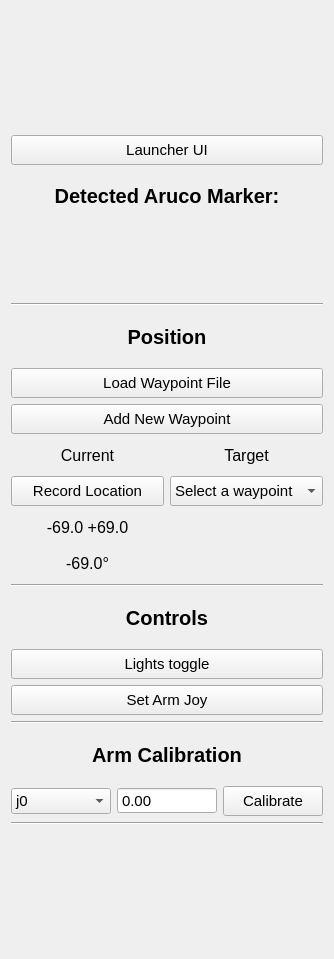
<?xml version="1.0" encoding="UTF-8"?>
<ui version="4.0">
 <class>Layout</class>
 <widget class="QWidget" name="Layout">
  <property name="windowModality">
   <enum>Qt::NonModal</enum>
  </property>
  <property name="enabled">
   <bool>true</bool>
  </property>
  <property name="geometry">
   <rect>
    <x>0</x>
    <y>0</y>
    <width>334</width>
    <height>959</height>
   </rect>
  </property>
  <property name="maximumSize">
   <size>
    <width>334</width>
    <height>10000</height>
   </size>
  </property>
  <property name="font">
   <font>
    <pointsize>11</pointsize>
    <weight>50</weight>
    <bold>false</bold>
   </font>
  </property>
  <property name="cursor">
   <cursorShape>ArrowCursor</cursorShape>
  </property>
  <property name="contextMenuPolicy">
   <enum>Qt::DefaultContextMenu</enum>
  </property>
  <property name="acceptDrops">
   <bool>false</bool>
  </property>
  <property name="windowTitle">
   <string>Rover Controller Gui</string>
  </property>
  <property name="styleSheet">
   <string notr="true"/>
  </property>
  <layout class="QGridLayout" name="gridLayout">
   <item row="0" column="0">
    <layout class="QVBoxLayout" name="verticalLayout_6">
     <item>
      <spacer name="verticalSpacer">
       <property name="orientation">
        <enum>Qt::Vertical</enum>
       </property>
       <property name="sizeHint" stdset="0">
        <size>
         <width>20</width>
         <height>40</height>
        </size>
       </property>
      </spacer>
     </item>
     <item>
      <layout class="QVBoxLayout" name="verticalLayout">
       <item>
        <widget class="QPushButton" name="pb_launcher_ui">
         <property name="sizePolicy">
          <sizepolicy hsizetype="Minimum" vsizetype="Fixed">
           <horstretch>0</horstretch>
           <verstretch>0</verstretch>
          </sizepolicy>
         </property>
         <property name="minimumSize">
          <size>
           <width>0</width>
           <height>30</height>
          </size>
         </property>
         <property name="maximumSize">
          <size>
           <width>16777215</width>
           <height>30</height>
          </size>
         </property>
         <property name="font">
          <font>
           <weight>50</weight>
           <bold>false</bold>
          </font>
         </property>
         <property name="cursor">
          <cursorShape>PointingHandCursor</cursorShape>
         </property>
         <property name="styleSheet">
          <string notr="true"/>
         </property>
         <property name="text">
          <string>Launcher UI</string>
         </property>
         <property name="iconSize">
          <size>
           <width>16</width>
           <height>16</height>
          </size>
         </property>
         <property name="checkable">
          <bool>false</bool>
         </property>
         <property name="checked">
          <bool>false</bool>
         </property>
         <property name="autoDefault">
          <bool>false</bool>
         </property>
         <property name="default">
          <bool>false</bool>
         </property>
         <property name="flat">
          <bool>false</bool>
         </property>
        </widget>
       </item>
       <item>
        <widget class="QLabel" name="label">
         <property name="sizePolicy">
          <sizepolicy hsizetype="MinimumExpanding" vsizetype="MinimumExpanding">
           <horstretch>0</horstretch>
           <verstretch>0</verstretch>
          </sizepolicy>
         </property>
         <property name="minimumSize">
          <size>
           <width>300</width>
           <height>50</height>
          </size>
         </property>
         <property name="maximumSize">
          <size>
           <width>16777215</width>
           <height>50</height>
          </size>
         </property>
         <property name="font">
          <font>
           <family>Ubuntu</family>
           <pointsize>15</pointsize>
           <weight>75</weight>
           <bold>true</bold>
          </font>
         </property>
         <property name="text">
          <string>Detected Aruco Marker:</string>
         </property>
         <property name="textFormat">
          <enum>Qt::AutoText</enum>
         </property>
         <property name="scaledContents">
          <bool>false</bool>
         </property>
         <property name="alignment">
          <set>Qt::AlignCenter</set>
         </property>
        </widget>
       </item>
       <item>
        <widget class="QPushButton" name="pb_aruco_marker">
         <property name="enabled">
          <bool>true</bool>
         </property>
         <property name="minimumSize">
          <size>
           <width>0</width>
           <height>70</height>
          </size>
         </property>
         <property name="font">
          <font>
           <pointsize>29</pointsize>
           <weight>50</weight>
           <bold>false</bold>
          </font>
         </property>
         <property name="cursor">
          <cursorShape>ArrowCursor</cursorShape>
         </property>
         <property name="focusPolicy">
          <enum>Qt::StrongFocus</enum>
         </property>
         <property name="text">
          <string/>
         </property>
         <property name="autoDefault">
          <bool>false</bool>
         </property>
         <property name="default">
          <bool>false</bool>
         </property>
         <property name="flat">
          <bool>true</bool>
         </property>
        </widget>
       </item>
       <item>
        <widget class="Line" name="line">
         <property name="styleSheet">
          <string notr="true">color: rgb(186, 189, 182);</string>
         </property>
         <property name="orientation">
          <enum>Qt::Horizontal</enum>
         </property>
        </widget>
       </item>
       <item>
        <layout class="QHBoxLayout" name="horizontalLayout_6"/>
       </item>
       <item>
        <widget class="QLabel" name="label_2">
         <property name="sizePolicy">
          <sizepolicy hsizetype="MinimumExpanding" vsizetype="MinimumExpanding">
           <horstretch>0</horstretch>
           <verstretch>0</verstretch>
          </sizepolicy>
         </property>
         <property name="minimumSize">
          <size>
           <width>300</width>
           <height>50</height>
          </size>
         </property>
         <property name="maximumSize">
          <size>
           <width>16777215</width>
           <height>50</height>
          </size>
         </property>
         <property name="font">
          <font>
           <family>Ubuntu</family>
           <pointsize>15</pointsize>
           <weight>75</weight>
           <bold>true</bold>
          </font>
         </property>
         <property name="text">
          <string>Position</string>
         </property>
         <property name="textFormat">
          <enum>Qt::AutoText</enum>
         </property>
         <property name="scaledContents">
          <bool>false</bool>
         </property>
         <property name="alignment">
          <set>Qt::AlignCenter</set>
         </property>
        </widget>
       </item>
       <item>
        <widget class="QPushButton" name="pb_load_waypoint_file">
         <property name="sizePolicy">
          <sizepolicy hsizetype="Minimum" vsizetype="Fixed">
           <horstretch>0</horstretch>
           <verstretch>0</verstretch>
          </sizepolicy>
         </property>
         <property name="minimumSize">
          <size>
           <width>0</width>
           <height>30</height>
          </size>
         </property>
         <property name="maximumSize">
          <size>
           <width>16777215</width>
           <height>30</height>
          </size>
         </property>
         <property name="font">
          <font>
           <weight>50</weight>
           <bold>false</bold>
          </font>
         </property>
         <property name="cursor">
          <cursorShape>PointingHandCursor</cursorShape>
         </property>
         <property name="text">
          <string>Load Waypoint File</string>
         </property>
         <property name="iconSize">
          <size>
           <width>16</width>
           <height>16</height>
          </size>
         </property>
         <property name="checkable">
          <bool>false</bool>
         </property>
         <property name="checked">
          <bool>false</bool>
         </property>
         <property name="autoDefault">
          <bool>false</bool>
         </property>
         <property name="default">
          <bool>false</bool>
         </property>
         <property name="flat">
          <bool>false</bool>
         </property>
        </widget>
       </item>
       <item>
        <layout class="QHBoxLayout" name="horizontalLayout_5">
         <item>
          <widget class="QPushButton" name="pb_open_new_waypoint">
           <property name="sizePolicy">
            <sizepolicy hsizetype="Minimum" vsizetype="Fixed">
             <horstretch>0</horstretch>
             <verstretch>0</verstretch>
            </sizepolicy>
           </property>
           <property name="minimumSize">
            <size>
             <width>0</width>
             <height>30</height>
            </size>
           </property>
           <property name="maximumSize">
            <size>
             <width>16777215</width>
             <height>30</height>
            </size>
           </property>
           <property name="font">
            <font>
             <weight>50</weight>
             <bold>false</bold>
            </font>
           </property>
           <property name="cursor">
            <cursorShape>PointingHandCursor</cursorShape>
           </property>
           <property name="text">
            <string>Add New Waypoint</string>
           </property>
           <property name="iconSize">
            <size>
             <width>16</width>
             <height>16</height>
            </size>
           </property>
           <property name="checkable">
            <bool>false</bool>
           </property>
           <property name="checked">
            <bool>false</bool>
           </property>
           <property name="autoDefault">
            <bool>false</bool>
           </property>
           <property name="default">
            <bool>false</bool>
           </property>
           <property name="flat">
            <bool>false</bool>
           </property>
          </widget>
         </item>
        </layout>
       </item>
       <item>
        <layout class="QHBoxLayout" name="horizontalLayout_7">
         <item>
          <widget class="QLabel" name="label_5">
           <property name="sizePolicy">
            <sizepolicy hsizetype="MinimumExpanding" vsizetype="MinimumExpanding">
             <horstretch>0</horstretch>
             <verstretch>0</verstretch>
            </sizepolicy>
           </property>
           <property name="minimumSize">
            <size>
             <width>0</width>
             <height>30</height>
            </size>
           </property>
           <property name="maximumSize">
            <size>
             <width>16777215</width>
             <height>30</height>
            </size>
           </property>
           <property name="font">
            <font>
             <family>Ubuntu</family>
             <pointsize>12</pointsize>
             <weight>50</weight>
             <bold>false</bold>
            </font>
           </property>
           <property name="text">
            <string>Current</string>
           </property>
           <property name="textFormat">
            <enum>Qt::AutoText</enum>
           </property>
           <property name="scaledContents">
            <bool>false</bool>
           </property>
           <property name="alignment">
            <set>Qt::AlignCenter</set>
           </property>
          </widget>
         </item>
         <item>
          <widget class="QLabel" name="label_6">
           <property name="sizePolicy">
            <sizepolicy hsizetype="MinimumExpanding" vsizetype="MinimumExpanding">
             <horstretch>0</horstretch>
             <verstretch>0</verstretch>
            </sizepolicy>
           </property>
           <property name="minimumSize">
            <size>
             <width>0</width>
             <height>30</height>
            </size>
           </property>
           <property name="maximumSize">
            <size>
             <width>16777215</width>
             <height>30</height>
            </size>
           </property>
           <property name="font">
            <font>
             <family>Ubuntu</family>
             <pointsize>12</pointsize>
             <weight>50</weight>
             <bold>false</bold>
            </font>
           </property>
           <property name="text">
            <string>Target</string>
           </property>
           <property name="textFormat">
            <enum>Qt::AutoText</enum>
           </property>
           <property name="scaledContents">
            <bool>false</bool>
           </property>
           <property name="alignment">
            <set>Qt::AlignCenter</set>
           </property>
          </widget>
         </item>
        </layout>
       </item>
       <item>
        <layout class="QHBoxLayout" name="horizontalLayout_8">
         <item>
          <widget class="QPushButton" name="pb_save_current">
           <property name="sizePolicy">
            <sizepolicy hsizetype="MinimumExpanding" vsizetype="MinimumExpanding">
             <horstretch>0</horstretch>
             <verstretch>0</verstretch>
            </sizepolicy>
           </property>
           <property name="minimumSize">
            <size>
             <width>0</width>
             <height>30</height>
            </size>
           </property>
           <property name="cursor">
            <cursorShape>PointingHandCursor</cursorShape>
           </property>
           <property name="text">
            <string>Record Location</string>
           </property>
           <property name="iconSize">
            <size>
             <width>16</width>
             <height>16</height>
            </size>
           </property>
           <property name="checkable">
            <bool>false</bool>
           </property>
           <property name="checked">
            <bool>false</bool>
           </property>
           <property name="autoDefault">
            <bool>false</bool>
           </property>
           <property name="default">
            <bool>false</bool>
           </property>
           <property name="flat">
            <bool>false</bool>
           </property>
          </widget>
         </item>
         <item>
          <widget class="QComboBox" name="cb_waypoint_label">
           <property name="sizePolicy">
            <sizepolicy hsizetype="MinimumExpanding" vsizetype="MinimumExpanding">
             <horstretch>0</horstretch>
             <verstretch>0</verstretch>
            </sizepolicy>
           </property>
           <property name="minimumSize">
            <size>
             <width>0</width>
             <height>30</height>
            </size>
           </property>
           <property name="maximumSize">
            <size>
             <width>16777215</width>
             <height>30</height>
            </size>
           </property>
           <item>
            <property name="text">
             <string>Select a waypoint</string>
            </property>
           </item>
          </widget>
         </item>
        </layout>
       </item>
       <item>
        <layout class="QHBoxLayout" name="horizontalLayout_3">
         <item>
          <layout class="QVBoxLayout" name="verticalLayout_4">
           <item>
            <widget class="QPushButton" name="pb_curr_position">
             <property name="enabled">
              <bool>true</bool>
             </property>
             <property name="minimumSize">
              <size>
               <width>150</width>
               <height>30</height>
              </size>
             </property>
             <property name="maximumSize">
              <size>
               <width>16777215</width>
               <height>30</height>
              </size>
             </property>
             <property name="font">
              <font>
               <pointsize>12</pointsize>
               <weight>50</weight>
               <bold>false</bold>
              </font>
             </property>
             <property name="cursor">
              <cursorShape>ArrowCursor</cursorShape>
             </property>
             <property name="focusPolicy">
              <enum>Qt::StrongFocus</enum>
             </property>
             <property name="text">
              <string>-69.0 +69.0</string>
             </property>
             <property name="autoDefault">
              <bool>false</bool>
             </property>
             <property name="default">
              <bool>false</bool>
             </property>
             <property name="flat">
              <bool>true</bool>
             </property>
            </widget>
           </item>
          </layout>
         </item>
         <item>
          <layout class="QHBoxLayout" name="horizontalLayout_4">
           <item>
            <widget class="QPushButton" name="pb_target_position">
             <property name="enabled">
              <bool>true</bool>
             </property>
             <property name="minimumSize">
              <size>
               <width>150</width>
               <height>30</height>
              </size>
             </property>
             <property name="maximumSize">
              <size>
               <width>16777215</width>
               <height>30</height>
              </size>
             </property>
             <property name="font">
              <font>
               <pointsize>12</pointsize>
               <weight>50</weight>
               <bold>false</bold>
              </font>
             </property>
             <property name="cursor">
              <cursorShape>ArrowCursor</cursorShape>
             </property>
             <property name="focusPolicy">
              <enum>Qt::StrongFocus</enum>
             </property>
             <property name="text">
              <string/>
             </property>
             <property name="autoDefault">
              <bool>false</bool>
             </property>
             <property name="default">
              <bool>false</bool>
             </property>
             <property name="flat">
              <bool>true</bool>
             </property>
            </widget>
           </item>
          </layout>
         </item>
        </layout>
       </item>
       <item>
        <layout class="QHBoxLayout" name="horizontalLayout_2">
         <item>
          <layout class="QVBoxLayout" name="verticalLayout_2">
           <item>
            <widget class="QPushButton" name="pb_curr_heading">
             <property name="enabled">
              <bool>true</bool>
             </property>
             <property name="minimumSize">
              <size>
               <width>0</width>
               <height>30</height>
              </size>
             </property>
             <property name="maximumSize">
              <size>
               <width>16777215</width>
               <height>30</height>
              </size>
             </property>
             <property name="font">
              <font>
               <pointsize>12</pointsize>
               <weight>50</weight>
               <bold>false</bold>
              </font>
             </property>
             <property name="cursor">
              <cursorShape>ArrowCursor</cursorShape>
             </property>
             <property name="focusPolicy">
              <enum>Qt::StrongFocus</enum>
             </property>
             <property name="text">
              <string>-69.0°</string>
             </property>
             <property name="autoDefault">
              <bool>false</bool>
             </property>
             <property name="default">
              <bool>false</bool>
             </property>
             <property name="flat">
              <bool>true</bool>
             </property>
            </widget>
           </item>
          </layout>
         </item>
         <item>
          <layout class="QVBoxLayout" name="verticalLayout_3">
           <item>
            <widget class="QPushButton" name="pb_target_heading">
             <property name="enabled">
              <bool>true</bool>
             </property>
             <property name="minimumSize">
              <size>
               <width>0</width>
               <height>30</height>
              </size>
             </property>
             <property name="maximumSize">
              <size>
               <width>16777215</width>
               <height>30</height>
              </size>
             </property>
             <property name="font">
              <font>
               <pointsize>12</pointsize>
               <weight>50</weight>
               <bold>false</bold>
              </font>
             </property>
             <property name="cursor">
              <cursorShape>ArrowCursor</cursorShape>
             </property>
             <property name="focusPolicy">
              <enum>Qt::StrongFocus</enum>
             </property>
             <property name="text">
              <string/>
             </property>
             <property name="autoDefault">
              <bool>false</bool>
             </property>
             <property name="default">
              <bool>false</bool>
             </property>
             <property name="flat">
              <bool>true</bool>
             </property>
            </widget>
           </item>
          </layout>
         </item>
        </layout>
       </item>
       <item>
        <widget class="Line" name="line_2">
         <property name="styleSheet">
          <string notr="true">color: rgb(186, 189, 182);</string>
         </property>
         <property name="orientation">
          <enum>Qt::Horizontal</enum>
         </property>
        </widget>
       </item>
       <item>
        <widget class="QLabel" name="label_3">
         <property name="sizePolicy">
          <sizepolicy hsizetype="MinimumExpanding" vsizetype="MinimumExpanding">
           <horstretch>0</horstretch>
           <verstretch>0</verstretch>
          </sizepolicy>
         </property>
         <property name="minimumSize">
          <size>
           <width>300</width>
           <height>50</height>
          </size>
         </property>
         <property name="maximumSize">
          <size>
           <width>16777215</width>
           <height>50</height>
          </size>
         </property>
         <property name="font">
          <font>
           <family>Ubuntu</family>
           <pointsize>15</pointsize>
           <weight>75</weight>
           <bold>true</bold>
          </font>
         </property>
         <property name="text">
          <string>Controls</string>
         </property>
         <property name="textFormat">
          <enum>Qt::AutoText</enum>
         </property>
         <property name="scaledContents">
          <bool>false</bool>
         </property>
         <property name="alignment">
          <set>Qt::AlignCenter</set>
         </property>
        </widget>
       </item>
       <item>
        <widget class="QPushButton" name="pb_lights">
         <property name="sizePolicy">
          <sizepolicy hsizetype="Minimum" vsizetype="Fixed">
           <horstretch>0</horstretch>
           <verstretch>0</verstretch>
          </sizepolicy>
         </property>
         <property name="minimumSize">
          <size>
           <width>0</width>
           <height>30</height>
          </size>
         </property>
         <property name="cursor">
          <cursorShape>PointingHandCursor</cursorShape>
         </property>
         <property name="text">
          <string>Lights toggle</string>
         </property>
         <property name="iconSize">
          <size>
           <width>16</width>
           <height>16</height>
          </size>
         </property>
         <property name="checkable">
          <bool>false</bool>
         </property>
         <property name="checked">
          <bool>false</bool>
         </property>
         <property name="autoDefault">
          <bool>false</bool>
         </property>
         <property name="default">
          <bool>false</bool>
         </property>
         <property name="flat">
          <bool>false</bool>
         </property>
        </widget>
       </item>
       <item>
        <widget class="QPushButton" name="pb_set_arm_joy">
         <property name="sizePolicy">
          <sizepolicy hsizetype="Minimum" vsizetype="Fixed">
           <horstretch>0</horstretch>
           <verstretch>0</verstretch>
          </sizepolicy>
         </property>
         <property name="minimumSize">
          <size>
           <width>0</width>
           <height>30</height>
          </size>
         </property>
         <property name="cursor">
          <cursorShape>PointingHandCursor</cursorShape>
         </property>
         <property name="text">
          <string>Set Arm Joy</string>
         </property>
         <property name="iconSize">
          <size>
           <width>16</width>
           <height>16</height>
          </size>
         </property>
         <property name="checkable">
          <bool>false</bool>
         </property>
         <property name="checked">
          <bool>false</bool>
         </property>
         <property name="autoDefault">
          <bool>false</bool>
         </property>
         <property name="default">
          <bool>false</bool>
         </property>
         <property name="flat">
          <bool>false</bool>
         </property>
        </widget>
       </item>
       <item>
        <widget class="Line" name="line_4">
         <property name="styleSheet">
          <string notr="true">color: rgb(186, 189, 182);</string>
         </property>
         <property name="orientation">
          <enum>Qt::Horizontal</enum>
         </property>
        </widget>
       </item>
       <item>
        <widget class="QLabel" name="label_4">
         <property name="sizePolicy">
          <sizepolicy hsizetype="MinimumExpanding" vsizetype="MinimumExpanding">
           <horstretch>0</horstretch>
           <verstretch>0</verstretch>
          </sizepolicy>
         </property>
         <property name="minimumSize">
          <size>
           <width>300</width>
           <height>50</height>
          </size>
         </property>
         <property name="maximumSize">
          <size>
           <width>16777215</width>
           <height>50</height>
          </size>
         </property>
         <property name="font">
          <font>
           <family>Ubuntu</family>
           <pointsize>15</pointsize>
           <weight>75</weight>
           <bold>true</bold>
          </font>
         </property>
         <property name="text">
          <string>Arm Calibration</string>
         </property>
         <property name="textFormat">
          <enum>Qt::AutoText</enum>
         </property>
         <property name="scaledContents">
          <bool>false</bool>
         </property>
         <property name="alignment">
          <set>Qt::AlignCenter</set>
         </property>
        </widget>
       </item>
       <item>
        <layout class="QHBoxLayout" name="horizontalLayout">
         <item>
          <widget class="QComboBox" name="cb_calib_select">
           <property name="cursor">
            <cursorShape>PointingHandCursor</cursorShape>
           </property>
           <property name="currentText">
            <string>j0</string>
           </property>
           <item>
            <property name="text">
             <string>j0</string>
            </property>
           </item>
           <item>
            <property name="text">
             <string>j1</string>
            </property>
           </item>
           <item>
            <property name="text">
             <string>j2</string>
            </property>
           </item>
           <item>
            <property name="text">
             <string>j3</string>
            </property>
           </item>
          </widget>
         </item>
         <item>
          <widget class="QDoubleSpinBox" name="dsb_angle_calib">
           <property name="buttonSymbols">
            <enum>QAbstractSpinBox::NoButtons</enum>
           </property>
           <property name="minimum">
            <double>-360.000000000000000</double>
           </property>
           <property name="maximum">
            <double>360.000000000000000</double>
           </property>
          </widget>
         </item>
         <item>
          <widget class="QPushButton" name="pb_calib">
           <property name="sizePolicy">
            <sizepolicy hsizetype="Minimum" vsizetype="Fixed">
             <horstretch>0</horstretch>
             <verstretch>0</verstretch>
            </sizepolicy>
           </property>
           <property name="minimumSize">
            <size>
             <width>0</width>
             <height>30</height>
            </size>
           </property>
           <property name="cursor">
            <cursorShape>PointingHandCursor</cursorShape>
           </property>
           <property name="text">
            <string>Calibrate</string>
           </property>
           <property name="iconSize">
            <size>
             <width>16</width>
             <height>16</height>
            </size>
           </property>
           <property name="checkable">
            <bool>false</bool>
           </property>
           <property name="checked">
            <bool>false</bool>
           </property>
           <property name="autoDefault">
            <bool>false</bool>
           </property>
           <property name="default">
            <bool>false</bool>
           </property>
           <property name="flat">
            <bool>false</bool>
           </property>
          </widget>
         </item>
        </layout>
       </item>
       <item>
        <widget class="Line" name="line_3">
         <property name="styleSheet">
          <string notr="true">color: rgb(186, 189, 182);</string>
         </property>
         <property name="orientation">
          <enum>Qt::Horizontal</enum>
         </property>
        </widget>
       </item>
      </layout>
     </item>
     <item>
      <spacer name="verticalSpacer_2">
       <property name="orientation">
        <enum>Qt::Vertical</enum>
       </property>
       <property name="sizeHint" stdset="0">
        <size>
         <width>20</width>
         <height>40</height>
        </size>
       </property>
      </spacer>
     </item>
    </layout>
   </item>
  </layout>
 </widget>
 <resources/>
 <connections/>
</ui>
